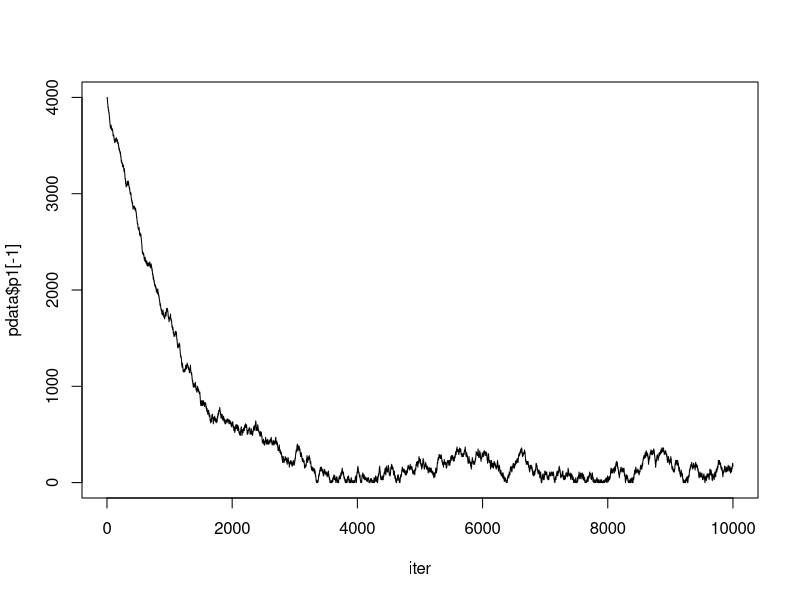
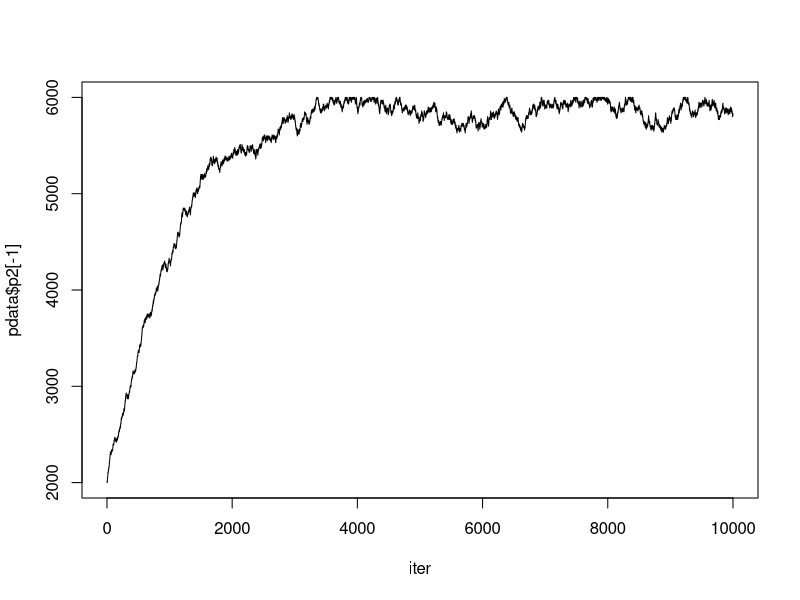

Reproduce these figures in R, in order.
# set up simulation parameters
totalPop <- 10000

capacity <- c(5000, 5000)

slack <- c(4000, 4000)

capjobs <- 0.98 * capacity

UE <- 1 - (capjobs / capacity)

avgUE <- sum((capacity / totalPop) * UE)


marginaljobs <- function(p,  capacity,  slack) {
  return((capacity - p) / (capacity - slack))
}

intmarginaljobs <- function(p,  capacity,  slack) {
  imj <- (2 * capacity * p - p^2) / (2 * capacity - 2 * slack)
  return(imj)
}

numjobsraw <- function(p1, p2, capacity, slack) {
  nj <- intmarginaljobs(p2, capacity, slack) -
    intmarginaljobs(p1, capacity, slack)
  return(nj)
}

numjobs <- function(p1, p2, capacity, slack) {
  if (p1 < slack) {
    if (p2 < slack) {
      return((p2-p1))
    } else if (p2 >= slack && p2 < capacity) {
      nj <- (slack-p1) + numjobsraw(slack, p2, capacity, slack)
      return(nj)
    } else {
      nj <- (slack-p1) + numjobsraw(slack, capacity, capacity, slack)
      return(nj)
    }

  } else if (p1 >= slack && p1 < capacity) {
    if (p2 < slack) {
      nj <- (p2-slack) + numjobsraw(p1, slack, capacity, slack)
      return(nj)
    } else if (p2 >= slack && p2 < capacity) {
      nj <- numjobsraw(p1, p2, capacity, slack)
      return(nj)
    } else {
      nj <- numjobsraw(p1, capacity, capacity, slack)
      return(nj)
    }

  } else {
    if (p2 < slack) {
      nj <- numjobsraw(capacity, slack, capacity, slack) + (p2 - slack)
      return(nj)
    } else if (p2 >= slack && p2 < capacity) {
      nj <- numjobsraw(capacity, p2, capacity, slack)
      return(nj)
    } else {
      return(0)
    }
  }
}

# what happens to the average unemployment rate if we move 500 people from one region to another?
deltaPop <- c(-500, 500)
deltaJobs <- c(numjobs(5000, 4500, 5000, 4000), numjobs(5000, 5500, 5000, 4000))

population <- capacity + deltaPop
jobs <- capjobs + deltaJobs
UE <- 1-(jobs / population)
avgUE <- sum((capacity / totalPop) * UE)

avgUE

# this shows what happens when people move from a productive configuration to a non-productive configuration. Overall unemployment increases. Given this new configuration,  500 people would be better off if they moved back to region A.

# Now to try to apply MCMC to the pan model. First, just a repeat of how this would run (with larger populations).

# First, how it runs towards equilibrium as a markov chain:

u1 <- function(p) {
  return(-p[1]+8000)
}

u2 <- function(p) {
  return(-p[2]+14000)
}

c12 <- function(f) {
  return(2 * f[1])
}

c21 <- function(f) {
  return(2 * f[2])
}

p0 <- c(4000, 2000)

flowcalc <- function(p) {
  if (u2(p) > u1(p)) {
    f1 <- (p[1] - p[2] + 6000) / 4
    f <- c(f1, 0)
  } else if (u1(p) > u2(p)) {
    f2 <- (p[2] - p[1] - 6000) / 4
    f <- c(0, f2)
  } else {
    f <- c(0, 0)
  }

  return(f)
}

pdata <- data.frame(p1 = 4000,  p2 = 2000,  u1 = u1(p0),  u2 = u2(p0))


for(i in 1:10) {
  p <- c(tail(pdata$p1, 1), tail(pdata$p2, 1))
  f <- flowcalc(p)
  u <- c(u1(p), u2(p))
  totu <- sum(p * u)

  pdata <- rbind(pdata,  c(p[1]-f[1]+f[2],  p[2]+f[1]-f[2],  u))
}

# Now lets try to run this as MCMC. for this large a population,  the

p0 <- c(4000, 2000)
pdata <- data.frame(p1 = 4000,  p2 = 2000,  u1 = u1(p0),  u2 = u2(p0))

pdatastep <- function(pdata) {

  location <- sample(c(1, 2), 1)

  p <- c(tail(pdata$p1, 1), tail(pdata$p2, 1))

  if (location == 1) {
    if (p[1] >= 10 && p[2] <= 5990) {
      if (u1(p) < u2(p) - 200) {
        p[1] <- p[1]-10
        p[2] <- p[2]+10
        pdata <- rbind(pdata, c(p, u1(p), u2(p)))
      } else {
        probmove <- (u2(p) - 200) / u1(p)
        if (runif (1) < probmove) {
          p[1] <- p[1]-10
          p[2] <- p[2]+10
          pdata <- rbind(pdata, c(p, u1(p), u2(p)))
        } else {
          pdata <- rbind(pdata, c(p, u1(p), u2(p)))
        }
      }
    } else {
      pdata <- rbind(pdata, c(p, u1(p), u2(p)))
    }
  }

  if (location == 2) {
    if (p[2] >= 10 && p[1] <= 5990) {
      if (u2(p) < u1(p) - 200) {
        p[2] <- p[2]-10
        p[1] <- p[1]+10
        pdata <- rbind(pdata, c(p, u1(p), u2(p)))
      } else {
        probmove <- (u1(p) - 200) / u2(p)
        if (runif (1) < probmove) {
          p[2] <- p[2]-10
          p[1] <- p[1]+10
          pdata <- rbind(pdata, c(p, u1(p), u2(p)))
        } else {
          pdata <- rbind(pdata, c(p, u1(p), u2(p)))
        }
      }
    } else {
      pdata <- rbind(pdata, c(p, u1(p), u2(p)))
    }
  }

  return(pdata)

}

iter <- 1:10000
for(i in iter) {
  pdata <- pdatastep(pdata)
}

tail(pdata)

# do the population estimates converge?
plot(iter, pdata$p1[-1], type = 'l')
plot(iter, pdata$p2[-1], type = 'l')
